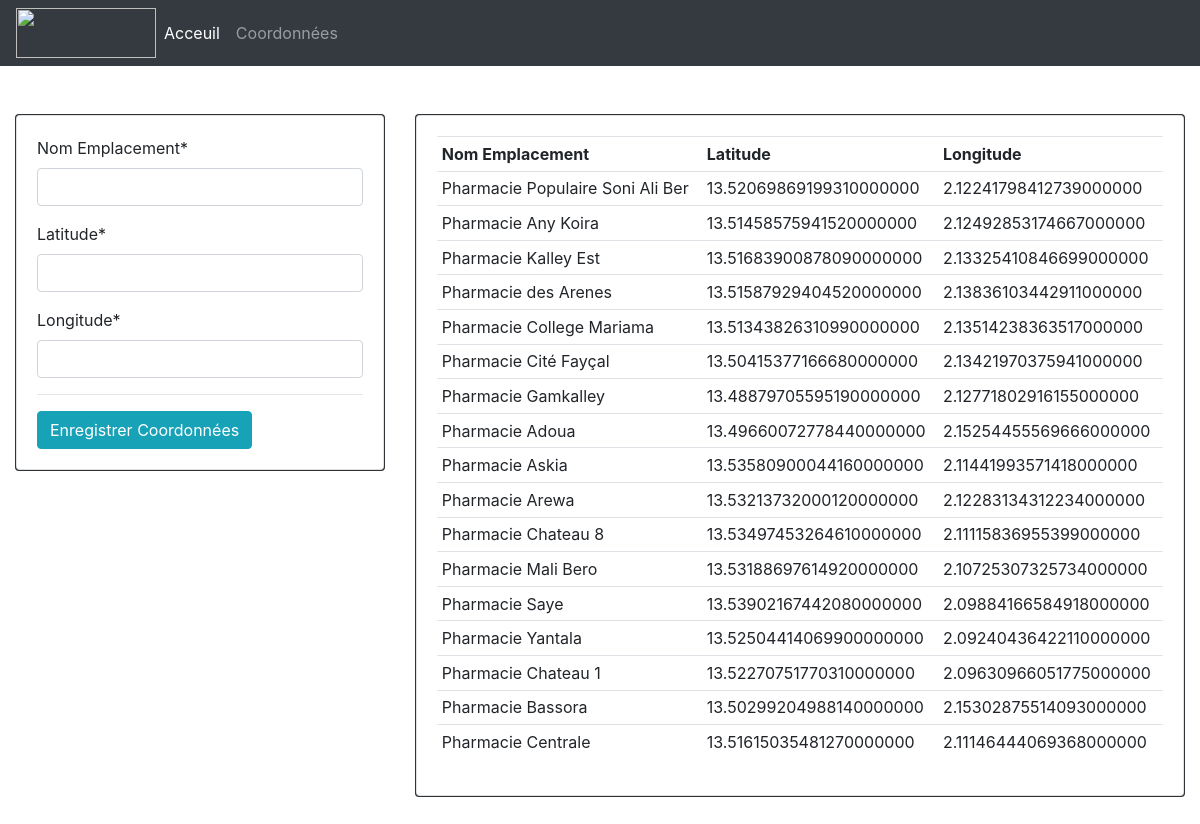
/save_coordinates_in_db_and_file, run on the app's committed database.
### near/models.py (models this page shows, shortened)
class Coordonnees(models.Model):
    emplacement = models.CharField(max_length=150)
    latitude = models.DecimalField(max_digits=30, decimal_places=20)
    longitude = models.DecimalField(max_digits=30, decimal_places=20)

### near/views.py (the view)
# urls.py: path('save_coordinates_in_db_and_file', views.save_coordinates_in_db_and_file, name="save_coordinates_in_db_and_file"),
def save_coordinates_in_db_and_file(request):
    form = coordonneesForm()
    if request.method == "POST":
        form = coordonneesForm(request.POST)
        if form.is_valid():
            form.save()
            redirect('/save_coordinates_in_db/')
    coordonnees = Coordonnees.objects.all()
    with open('coordonnees.txt', 'w') as file:
        for coordonnee in coordonnees:
            file.writelines(f'{coordonnee.id}\n{coordonnee.emplacement}\n{coordonnee.latitude}\n{coordonnee.longitude}\n')
        file.close()
    context = {'form': form, 'coordonnees': coordonnees}
    return render(request, 'near/coordonnees.html', context)

### near/forms.py
class coordonneesForm(forms.ModelForm):
    class Meta:
        model = Coordonnees
        fields = ['emplacement', 'latitude', 'longitude']
        labels = {
            'emplacement': 'Nom Emplacement',
            'latitude': 'Latitude',
            'longitude': 'Longitude',
        }

### near/templates/near/coordonnees.html (shortened to what this page needs)
{% extends 'near/base.html' %}
{% load crispy_forms_tags %}
{% block content %}
<!DOCTYPE html>
<body>
<br><br>
<div class="row">
    <div class="container col-md-4">
        <div class="card bg-dark">
            <div class="card card-body">
                <form action="" method="POST">
                {{ form.emplacement | as_crispy_field }}
                {{ form.latitude | as_crispy_field }}
                {{ form.longitude | as_crispy_field }}
                <hr>
                <input class="btn btn-info" type="submit" value="Enregistrer Coordonnées">
                </form>
            </div>
        </div>
    </div>
    <div class="container col-md-8">
        <div class="card bg-dark">
            <div class="card card-body">
                <table class="table table-sm">
                    <tr>
                        <th>Nom Emplacement</th>
                        <th>Latitude</th>
                        <th>Longitude</th>
                    </tr>
                    {% for cdn in coordonnees %}
                        <tr>
                            <td>{{ cdn.emplacement }}</td>
                            <td>{{ cdn.latitude }}</td>
                            <td>{{ cdn.longitude }}</td>
                        </tr>
                    {% endfor %}
                </table>
            </div>
        </div>
    </div>
</div>
<br><br>
</body>
</html>
{% endblock content %}

### data on the page
Coordonnees: emplacement "Pharmacie Populaire Soni Ali Ber", latitude "13.52069869199310000000", longitude "2.12241798412739000000"
Coordonnees: emplacement "Pharmacie Any Koira", latitude "13.51458575941520000000", longitude "2.12492853174667000000"
Coordonnees: emplacement "Pharmacie Kalley Est", latitude "13.51683900878090000000", longitude "2.13325410846699000000"
Coordonnees: emplacement "Pharmacie des Arenes", latitude "13.51587929404520000000", longitude "2.13836103442911000000"
Coordonnees: emplacement "Pharmacie College Mariama", latitude "13.51343826310990000000", longitude "2.13514238363517000000"
Coordonnees: emplacement "Pharmacie Cité Fayçal", latitude "13.50415377166680000000", longitude "2.13421970375941000000"
Coordonnees: emplacement "Pharmacie Gamkalley", latitude "13.48879705595190000000", longitude "2.12771802916155000000"
Coordonnees: emplacement "Pharmacie Adoua", latitude "13.49660072778440000000", longitude "2.15254455569666000000"
Coordonnees: emplacement "Pharmacie Askia", latitude "13.53580900044160000000", longitude "2.11441993571418000000"
Coordonnees: emplacement "Pharmacie Arewa", latitude "13.53213732000120000000", longitude "2.12283134312234000000"
Coordonnees: emplacement "Pharmacie Chateau 8", latitude "13.53497453264610000000", longitude "2.11115836955399000000"
Coordonnees: emplacement "Pharmacie Mali Bero", latitude "13.53188697614920000000", longitude "2.10725307325734000000"
Coordonnees: emplacement "Pharmacie Saye", latitude "13.53902167442080000000", longitude "2.09884166584918000000"
Coordonnees: emplacement "Pharmacie Yantala", latitude "13.52504414069900000000", longitude "2.09240436422110000000"
Coordonnees: emplacement "Pharmacie Chateau 1", latitude "13.52270751770310000000", longitude "2.09630966051775000000"
Coordonnees: emplacement "Pharmacie Bassora", latitude "13.50299204988140000000", longitude "2.15302875514093000000"
Coordonnees: emplacement "Pharmacie Centrale", latitude "13.51615035481270000000", longitude "2.11146444069368000000"
